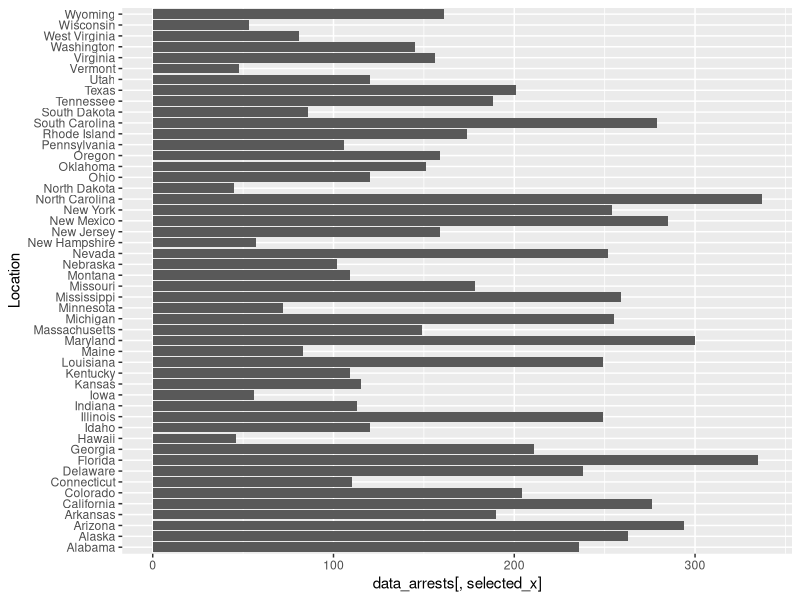

Write the R code that produced this figure.
library(ggplot2)

data_arrests = as.data.frame(get(data('USArrests')))
data_arrests <- cbind(location = rownames(data_arrests), data_arrests)

selected_x = 'Assault'

sel_plot = ggplot(data_arrests, aes(
                x = data_arrests[, selected_x], 
                y= rownames(data_arrests)))+
                geom_bar(stat='identity')+
                ylab("Location")
                ggthemes::theme_tufte()


